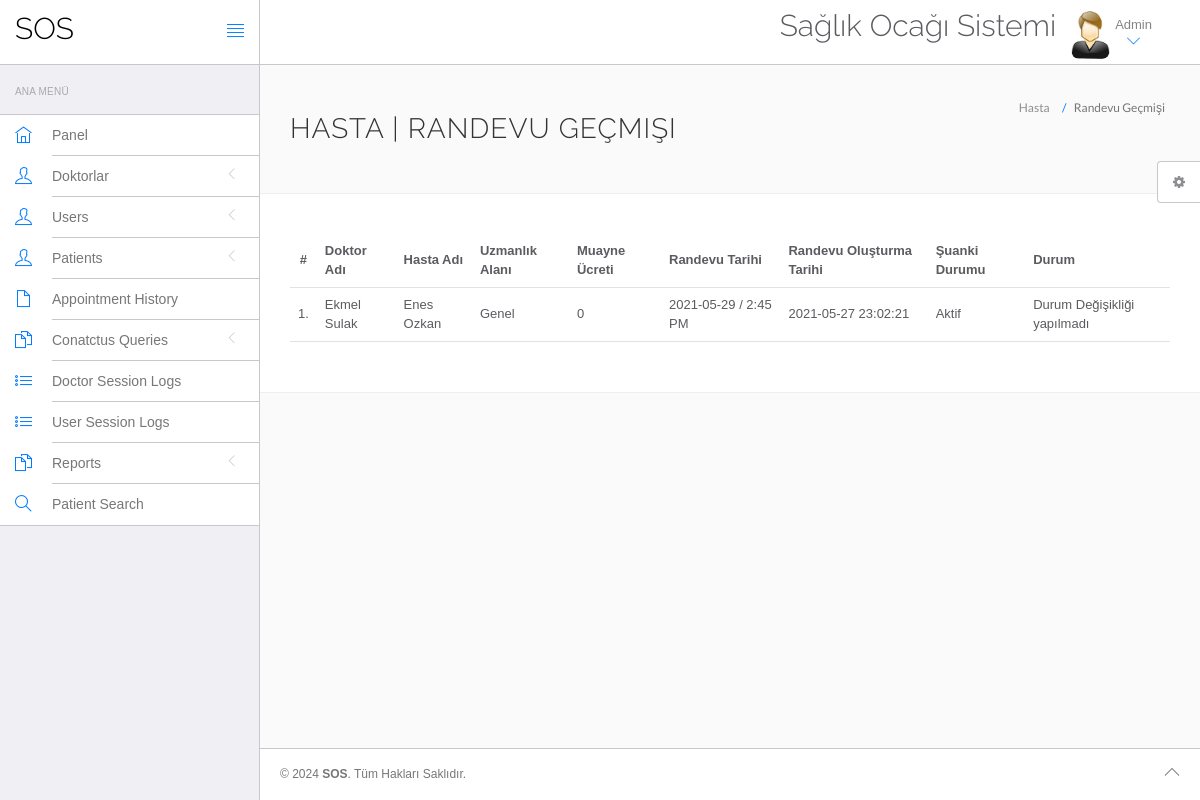
The page /hms/admin/appointment-history.php (signed in) on the database its author committed.
### tables this page shows
CREATE TABLE `appointment` (
  `id` int(11) NOT NULL,
  `doctorSpecialization` varchar(255) DEFAULT NULL,
  `doctorId` int(11) DEFAULT NULL,
  `userId` int(11) DEFAULT NULL,
  `consultancyFees` int(11) DEFAULT NULL,
  `appointmentDate` varchar(255) DEFAULT NULL,
  `appointmentTime` varchar(255) DEFAULT NULL,
  `postingDate` timestamp NULL DEFAULT current_timestamp(),
  `userStatus` int(11) DEFAULT NULL,
  `doctorStatus` int(11) DEFAULT NULL,
  `updationDate` timestamp NULL DEFAULT NULL ON UPDATE current_timestamp()
);

CREATE TABLE `doctors` (
  `id` int(11) NOT NULL,
  `specilization` varchar(255) DEFAULT NULL,
  `doctorName` varchar(255) DEFAULT NULL,
  `address` longtext DEFAULT NULL,
  `docFees` varchar(255) DEFAULT NULL,
  `contactno` bigint(11) DEFAULT NULL,
  `docEmail` varchar(255) DEFAULT NULL,
  `password` varchar(255) DEFAULT NULL,
  `creationDate` timestamp NULL DEFAULT current_timestamp(),
  `updationDate` timestamp NULL DEFAULT NULL ON UPDATE current_timestamp()
);

CREATE TABLE `users` (
  `id` int(11) NOT NULL,
  `fullName` varchar(255) DEFAULT NULL,
  `address` longtext DEFAULT NULL,
  `city` varchar(255) DEFAULT NULL,
  `gender` varchar(255) DEFAULT NULL,
  `email` varchar(255) DEFAULT NULL,
  `password` varchar(255) DEFAULT NULL,
  `regDate` timestamp NULL DEFAULT current_timestamp(),
  `updationDate` timestamp NULL DEFAULT NULL ON UPDATE current_timestamp()
);

### hms/admin/appointment-history.php (the view, shortened to what this page needs)
<?php
include('include/config.php');
?>
<!DOCTYPE html>
<html lang="en">
	<head>
		<link rel="stylesheet" href="vendor/bootstrap/css/bootstrap.min.css">
		<link rel="stylesheet" href="vendor/fontawesome/css/font-awesome.min.css">
		<link rel="stylesheet" href="vendor/themify-icons/themify-icons.min.css">
		<link href="vendor/animate.css/animate.min.css" rel="stylesheet" media="screen">
		<link href="vendor/perfect-scrollbar/perfect-scrollbar.min.css" rel="stylesheet" media="screen">
		<link href="vendor/switchery/switchery.min.css" rel="stylesheet" media="screen">
		<link href="vendor/bootstrap-touchspin/jquery.bootstrap-touchspin.min.css" rel="stylesheet" media="screen">
		<link href="vendor/select2/select2.min.css" rel="stylesheet" media="screen">
		<link href="vendor/bootstrap-datepicker/bootstrap-datepicker3.standalone.min.css" rel="stylesheet" media="screen">
		<link href="vendor/bootstrap-timepicker/bootstrap-timepicker.min.css" rel="stylesheet" media="screen">
		<link rel="stylesheet" href="assets/css/styles.css">
		<link rel="stylesheet" href="assets/css/plugins.css">
		<link rel="stylesheet" href="assets/css/themes/theme-1.css" id="skin_color" />
	</head>
	<body>
		<div id="app">
<?php include('include/sidebar.php');?>
			<div class="app-content">
					<?php include('include/header.php');?>
				<div class="main-content" >
					<div class="wrap-content container" id="container">
						<section id="page-title">
							<div class="row">
								<div class="col-sm-8">
									<h1 class="mainTitle">Hasta  | Randevu Geçmişi</h1>
																	</div>
								<ol class="breadcrumb">
									<li>
										<span>Hasta </span>
									</li>
									<li class="active">
										<span>Randevu Geçmişi</span>
									</li>
								</ol>
							</div>
						</section>
						<div class="container-fluid container-fullw bg-white">
									<div class="row">
								<div class="col-md-12">
									<table class="table table-hover" id="sample-table-1">
										<thead>
											<tr>
												<th class="center">#</th>
												<th class="hidden-xs">Doktor Adı</th>
												<th>Hasta Adı</th>
												<th>Uzmanlık Alanı</th>
												<th>Muayne Ücreti</th>
												<th>Randevu Tarihi</th>
												<th>Randevu Oluşturma Tarihi  </th>
												<th>Şuanki Durumu</th>
												<th>Durum</th>
											</tr>
										</thead>
										<tbody>
<?php
$sql=mysqli_query($con,"select doctors.doctorName as docname,users.fullName as pname,appointment.*  from appointment join doctors on doctors.id=appointment.doctorId join users on users.id=appointment.userId ");
$cnt=1;
while($row=mysqli_fetch_array($sql))
{
?>
											<tr>
												<td class="center"><?php echo $cnt;?>.</td>
												<td class="hidden-xs"><?php echo $row['docname'];?></td>
												<td class="hidden-xs"><?php echo $row['pname'];?></td>
												<td><?php echo $row['doctorSpecialization'];?></td>
												<td><?php echo $row['consultancyFees'];?></td>
												<td><?php echo $row['appointmentDate'];?> / <?php echo
												 $row['appointmentTime'];?>
												</td>
												<td><?php echo $row['postingDate'];?></td>
												<td>
<?php if(($row['userStatus']==1) && ($row['doctorStatus']==1))
{
	echo "Aktif";
}
												?></td>
												<td >
												<div class="visible-md visible-lg hidden-sm hidden-xs">
							<?php if(($row['userStatus']==1) && ($row['doctorStatus']==1))
{
echo "Durum Değişikliği yapılmadı";
	 } else {
		echo "İptal edildi";
		} ?>
												</div>
												</td>
											</tr>
											<?php
$cnt=$cnt+1;
											 }?>
										</tbody>
									</table>
								</div>
							</div>
								</div>
					</div>
				</div>
			</div>
	<?php include('include/footer.php');?>
	<?php include('include/setting.php');?>
		</div>
	</body>
</html>

### hms/admin/assets/css/themes/theme-1.css (style rules this page uses)
body { background: #FAFAFA; }

### rows shown on the page
appointment: doctorId.doctorName "Ekmel Sulak", userId.fullName "Enes Ozkan", doctorSpecialization "Genel", consultancyFees "0", appointmentDate "2021-05-29", appointmentTime "2:45 PM", postingDate "2021-05-27 23:02:21", userStatus "Aktif"
